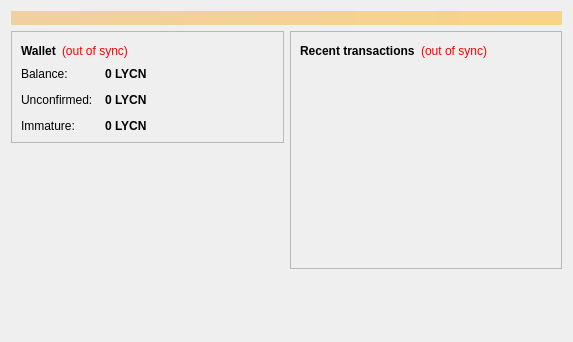
<?xml version="1.0" encoding="UTF-8"?>
<ui version="4.0">
 <class>OverviewPage</class>
 <widget class="QWidget" name="OverviewPage">
  <property name="geometry">
   <rect>
    <x>0</x>
    <y>0</y>
    <width>573</width>
    <height>342</height>
   </rect>
  </property>
  <property name="windowTitle">
   <string>Form</string>
  </property>
  <layout class="QVBoxLayout" name="topLayout">
   <item>
    <widget class="QLabel" name="labelAlerts">
     <property name="visible">
      <bool>false</bool>
     </property>
     <property name="styleSheet">
      <string notr="true">background-color: qlineargradient(x1: 0, y1: 0, x2: 1, y2: 0, stop:0 #F0D0A0, stop:1 #F8D488); color:#000000;</string>
     </property>
     <property name="wordWrap">
      <bool>true</bool>
     </property>
     <property name="margin">
      <number>3</number>
     </property>
    </widget>
   </item>
   <item>
    <layout class="QHBoxLayout" name="horizontalLayout" stretch="1,1">
     <item>
      <layout class="QVBoxLayout" name="verticalLayout_2">
       <item>
        <widget class="QFrame" name="frame">
         <property name="frameShape">
          <enum>QFrame::StyledPanel</enum>
         </property>
         <property name="frameShadow">
          <enum>QFrame::Raised</enum>
         </property>
         <layout class="QVBoxLayout" name="verticalLayout_4">
          <item>
           <layout class="QHBoxLayout" name="horizontalLayout_4">
            <item>
             <widget class="QLabel" name="label_5">
              <property name="font">
               <font>
                <weight>75</weight>
                <bold>true</bold>
               </font>
              </property>
              <property name="text">
               <string>Wallet</string>
              </property>
             </widget>
            </item>
            <item>
             <widget class="QLabel" name="labelWalletStatus">
              <property name="toolTip">
               <string>The displayed information may be out of date. Your wallet automatically synchronizes with the LyraCoin network after a connection is established, but this process has not completed yet.</string>
              </property>
              <property name="styleSheet">
               <string notr="true">QLabel { color: red; }</string>
              </property>
              <property name="text">
               <string notr="true">(out of sync)</string>
              </property>
              <property name="alignment">
               <set>Qt::AlignLeading|Qt::AlignLeft|Qt::AlignVCenter</set>
              </property>
             </widget>
            </item>
            <item>
             <spacer name="horizontalSpacer_2">
              <property name="orientation">
               <enum>Qt::Horizontal</enum>
              </property>
              <property name="sizeHint" stdset="0">
               <size>
                <width>40</width>
                <height>20</height>
               </size>
              </property>
             </spacer>
            </item>
           </layout>
          </item>
          <item>
           <layout class="QFormLayout" name="formLayout_2">
            <property name="fieldGrowthPolicy">
             <enum>QFormLayout::AllNonFixedFieldsGrow</enum>
            </property>
            <property name="horizontalSpacing">
             <number>12</number>
            </property>
            <property name="verticalSpacing">
             <number>12</number>
            </property>
            <item row="0" column="0">
             <widget class="QLabel" name="label">
              <property name="text">
               <string>Balance:</string>
              </property>
             </widget>
            </item>
            <item row="0" column="1">
             <widget class="QLabel" name="labelBalance">
              <property name="font">
               <font>
                <weight>75</weight>
                <bold>true</bold>
               </font>
              </property>
              <property name="cursor">
               <cursorShape>IBeamCursor</cursorShape>
              </property>
              <property name="toolTip">
               <string>Your current balance</string>
              </property>
              <property name="text">
               <string notr="true">0 LYCN</string>
              </property>
              <property name="textInteractionFlags">
               <set>Qt::LinksAccessibleByMouse|Qt::TextSelectableByKeyboard|Qt::TextSelectableByMouse</set>
              </property>
             </widget>
            </item>
            <item row="1" column="0">
             <widget class="QLabel" name="label_3">
              <property name="text">
               <string>Unconfirmed:</string>
              </property>
             </widget>
            </item>
            <item row="1" column="1">
             <widget class="QLabel" name="labelUnconfirmed">
              <property name="font">
               <font>
                <weight>75</weight>
                <bold>true</bold>
               </font>
              </property>
              <property name="cursor">
               <cursorShape>IBeamCursor</cursorShape>
              </property>
              <property name="toolTip">
               <string>Total of transactions that have yet to be confirmed, and do not yet count toward the current balance</string>
              </property>
              <property name="text">
               <string notr="true">0 LYCN</string>
              </property>
              <property name="textInteractionFlags">
               <set>Qt::LinksAccessibleByMouse|Qt::TextSelectableByKeyboard|Qt::TextSelectableByMouse</set>
              </property>
             </widget>
            </item>
            <item row="2" column="0">
             <widget class="QLabel" name="labelImmatureText">
              <property name="text">
               <string>Immature:</string>
              </property>
             </widget>
            </item>
            <item row="2" column="1">
             <widget class="QLabel" name="labelImmature">
              <property name="font">
               <font>
                <weight>75</weight>
                <bold>true</bold>
               </font>
              </property>
              <property name="toolTip">
               <string>Mined balance that has not yet matured</string>
              </property>
              <property name="text">
               <string notr="true">0 LYCN</string>
              </property>
              <property name="textInteractionFlags">
               <set>Qt::LinksAccessibleByMouse|Qt::TextSelectableByKeyboard|Qt::TextSelectableByMouse</set>
              </property>
             </widget>
            </item>
           </layout>
          </item>
         </layout>
        </widget>
       </item>
       <item>
        <spacer name="verticalSpacer">
         <property name="orientation">
          <enum>Qt::Vertical</enum>
         </property>
         <property name="sizeHint" stdset="0">
          <size>
           <width>20</width>
           <height>40</height>
          </size>
         </property>
        </spacer>
       </item>
      </layout>
     </item>
     <item>
      <layout class="QVBoxLayout" name="verticalLayout_3">
       <item>
        <widget class="QFrame" name="frame_2">
         <property name="frameShape">
          <enum>QFrame::StyledPanel</enum>
         </property>
         <property name="frameShadow">
          <enum>QFrame::Raised</enum>
         </property>
         <layout class="QVBoxLayout" name="verticalLayout">
          <item>
           <layout class="QHBoxLayout" name="horizontalLayout_2">
            <item>
             <widget class="QLabel" name="label_4">
              <property name="text">
               <string>&lt;b&gt;Recent transactions&lt;/b&gt;</string>
              </property>
             </widget>
            </item>
            <item>
             <widget class="QLabel" name="labelTransactionsStatus">
              <property name="toolTip">
               <string>The displayed information may be out of date. Your wallet automatically synchronizes with the LyraCoin network after a connection is established, but this process has not completed yet.</string>
              </property>
              <property name="styleSheet">
               <string notr="true">QLabel { color: red; }</string>
              </property>
              <property name="text">
               <string notr="true">(out of sync)</string>
              </property>
              <property name="alignment">
               <set>Qt::AlignRight|Qt::AlignTrailing|Qt::AlignVCenter</set>
              </property>
             </widget>
            </item>
            <item>
             <spacer name="horizontalSpacer">
              <property name="orientation">
               <enum>Qt::Horizontal</enum>
              </property>
              <property name="sizeHint" stdset="0">
               <size>
                <width>40</width>
                <height>20</height>
               </size>
              </property>
             </spacer>
            </item>
           </layout>
          </item>
          <item>
           <widget class="QListView" name="listTransactions">
            <property name="styleSheet">
             <string notr="true">QListView { background: transparent; }</string>
            </property>
            <property name="frameShape">
             <enum>QFrame::NoFrame</enum>
            </property>
            <property name="verticalScrollBarPolicy">
             <enum>Qt::ScrollBarAlwaysOff</enum>
            </property>
            <property name="horizontalScrollBarPolicy">
             <enum>Qt::ScrollBarAlwaysOff</enum>
            </property>
            <property name="selectionMode">
             <enum>QAbstractItemView::NoSelection</enum>
            </property>
           </widget>
          </item>
         </layout>
        </widget>
       </item>
       <item>
        <spacer name="verticalSpacer_2">
         <property name="orientation">
          <enum>Qt::Vertical</enum>
         </property>
         <property name="sizeHint" stdset="0">
          <size>
           <width>20</width>
           <height>40</height>
          </size>
         </property>
        </spacer>
       </item>
      </layout>
     </item>
    </layout>
   </item>
  </layout>
 </widget>
 <resources/>
 <connections/>
</ui>
